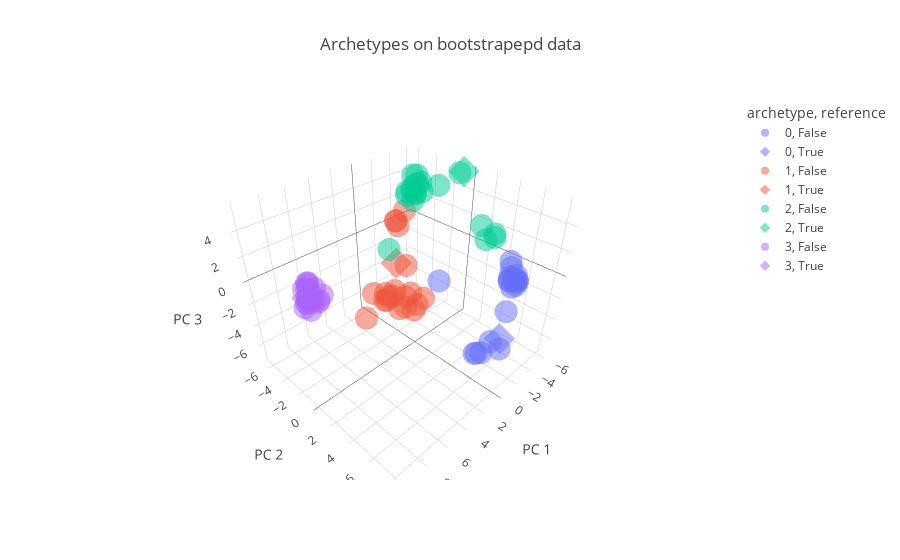

Notebook code for this chart:
### Markdown cell above
## Advanced Topics

### Accessing the Stability of the Archetypes

To assess the stability of the archetypes, we apply bootstrapping. For efficiency, we generate five resampled datasets and perform Archetypal Analysis (AA) on each. By default, this function utilizes all available CPU cores, as indicated by the `n_jobs` argument, which is set to `-1`.

The results are stored in `adata.uns["AA_bootstrap"]` and can be visualized (at least for the first 3 principal components) using plotly.

### Code cell
bootstrap_aa(adata=adata, n_bootstrap=20, n_archetypes=4)

plot_bootstrap = plot_bootstrap_aa(adata)
plot_bootstrap.show()

### Figure 1 — Plotly figure (JSON) as saved in the notebook; plotly's stock layout.template omitted (floating-point values rounded to 4 significant figures)
{"data": [{"customdata": [[1, 0, false], [2, 0, false], [3, 0, false], [4, 0, false], [5, 0, false], [6, 0, false], [7, 0, false], [8, 0, false], [9, 0, false], [10, 0, false], [11, 0, false], [12, 0, false], [13, 0, false], [14, 0, false], [15, 0, false], [16, 0, false], [17, 0, false], [18, 0, false], [19, 0, false], [20, 0, false]], "hovertemplate": "archetype=%{customdata[1]}<br>reference=%{customdata[2]}<br>PC 1=%{x}<br>PC 2=%{y}<br>PC 3=%{z}<br>iter=%{customdata[0]}<extra></extra>", "legendgroup": "0, False", "marker": {"color": "#636efa", "opacity": 0.5, "symbol": "circle"}, "mode": "markers", "name": "0, False", "scene": "scene", "showlegend": true, "type": "scatter3d", "x": [-3.506, -2.119, -0.2509, -3.221, -3.282, -2.788, -3.044, -1.542, 0.5983, -2.19, -1.21, -3.165, -2.025, 0.6048, -3.037, -3.41, -2.369, -2.358, -3.084, -3.093], "y": [6.553, 7.13, 7.082, 6.135, 6.377, 6.968, 6.151, 5.619, 2.805, 4.775, 7.433, 6.199, 4.686, 8.376, 6.265, 6.426, 7.18, 7.273, 6.705, 6.217], "z": [-0.4391, 1.087, -3.431, 0.2271, -0.5648, 0.6063, 1.624, -6.313, 0.1182, -7.344, -1.076, 1.084, -7.324, -2.742, 0.1028, 0.0384, 0.676, 0.8333, 0.7025, -0.03325]}, {"customdata": [[0, 0, true]], "hovertemplate": "archetype=%{customdata[1]}<br>reference=%{customdata[2]}<br>PC 1=%{x}<br>PC 2=%{y}<br>PC 3=%{z}<br>iter=%{customdata[0]}<extra></extra>", "legendgroup": "0, True", "marker": {"color": "#636efa", "opacity": 0.5, "symbol": "diamond"}, "mode": "markers", "name": "0, True", "scene": "scene", "showlegend": true, "type": "scatter3d", "x": [-0.2125], "y": [7.824], "z": [-2.654]}, {"customdata": [[1, 1, false], [2, 1, false], [3, 1, false], [4, 1, false], [5, 1, false], [6, 1, false], [7, 1, false], [8, 1, false], [9, 1, false], [10, 1, false], [11, 1, false], [12, 1, false], [13, 1, false], [14, 1, false], [15, 1, false], [16, 1, false], [17, 1, false], [18, 1, false], [19, 1, false], [20, 1, false]], "hovertemplate": "archetype=%{customdata[1]}<br>reference=%{customdata[2]}<br>PC 1=%{x}<br>PC 2=%{y}<br>PC 3=%{z}<br>iter=%{customdata[0]}<extra></extra>", "legendgroup": "1, False", "marker": {"color": "#EF553B", "opacity": 0.5, "symbol": "circle"}, "mode": "markers", "name": "1, False", "scene": "scene", "showlegend": true, "type": "scatter3d", "x": [0.02893, -1.013, -4.363, 0.5518, 0.974, -0.3091, -1.756, -4.06, 2.914, -4.966, -0.8212, -0.6344, -3.963, -3.014, 0.1015, -0.4271, -1.863, -2.367, -0.9158, -0.1025], "y": [-3.54, -1.159, -6.496, -3.088, -3.98, -2.179, -1.515, -6.497, -2.732, -6.245, -3.271, -1.796, -6.316, -4.103, -3.298, -3.115, -2.383, -1.335, -2.104, -3.325], "z": [-4.466, -5.528, -0.7187, -4.683, -4.222, -5.554, -5.519, -0.1376, -5.063, 0.6667, -4.464, -5.358, -0.0002989, -3.264, -5.079, -4.761, -4.8, -5.069, -4.528, -4.751]}, {"customdata": [[0, 1, true]], "hovertemplate": "archetype=%{customdata[1]}<br>reference=%{customdata[2]}<br>PC 1=%{x}<br>PC 2=%{y}<br>PC 3=%{z}<br>iter=%{customdata[0]}<extra></extra>", "legendgroup": "1, True", "marker": {"color": "#EF553B", "opacity": 0.5, "symbol": "diamond"}, "mode": "markers", "name": "1, True", "scene": "scene", "showlegend": true, "type": "scatter3d", "x": [-2.606], "y": [-4.906], "z": [-3.191]}, {"customdata": [[1, 2, false], [2, 2, false], [3, 2, false], [4, 2, false], [5, 2, false], [6, 2, false], [7, 2, false], [8, 2, false], [9, 2, false], [10, 2, false], [11, 2, false], [12, 2, false], [13, 2, false], [14, 2, false], [15, 2, false], [16, 2, false], [17, 2, false], [18, 2, false], [19, 2, false], [20, 2, false]], "hovertemplate": "archetype=%{customdata[1]}<br>reference=%{customdata[2]}<br>PC 1=%{x}<br>PC 2=%{y}<br>PC 3=%{z}<br>iter=%{customdata[0]}<extra></extra>", "legendgroup": "2, False", "marker": {"color": "#00cc96", "opacity": 0.5, "symbol": "circle"}, "mode": "markers", "name": "2, False", "scene": "scene", "showlegend": true, "type": "scatter3d", "x": [-5.141, -5.452, -3.784, -5.523, -4.918, -4.794, -4.988, -3.421, 0.4924, -2.521, -5.969, -5.241, -3.389, -5.88, -5.562, -5.443, -4.957, -4.407, -4.74, -5.218], "y": [-4.983, -5.423, 3.398, -5.456, -4.115, -5.067, -5.349, 3.161, -2.446, 4.946, -3.253, -5.603, 4.366, -1.088, -4.908, -5.358, -4.706, -5.459, -5.719, -5.519], "z": [4.221, 2.304, 1.957, 2.383, 3.08, 2.021, 2.791, 3.155, 0.4808, 3.241, 3.582, 2.915, 2.94, 5.289, 3.487, 3.26, 3.591, 2.54, 2.669, 4.06]}, {"customdata": [[0, 2, true]], "hovertemplate": "archetype=%{customdata[1]}<br>reference=%{customdata[2]}<br>PC 1=%{x}<br>PC 2=%{y}<br>PC 3=%{z}<br>iter=%{customdata[0]}<extra></extra>", "legendgroup": "2, True", "marker": {"color": "#00cc96", "opacity": 0.5, "symbol": "diamond"}, "mode": "markers", "name": "2, True", "scene": "scene", "showlegend": true, "type": "scatter3d", "x": [-5.8], "y": [-0.6086], "z": [5.515]}, {"customdata": [[1, 3, false], [2, 3, false], [3, 3, false], [4, 3, false], [5, 3, false], [6, 3, false], [7, 3, false], [8, 3, false], [9, 3, false], [10, 3, false], [11, 3, false], [12, 3, false], [13, 3, false], [14, 3, false], [15, 3, false], [16, 3, false], [17, 3, false], [18, 3, false], [19, 3, false], [20, 3, false]], "hovertemplate": "archetype=%{customdata[1]}<br>reference=%{customdata[2]}<br>PC 1=%{x}<br>PC 2=%{y}<br>PC 3=%{z}<br>iter=%{customdata[0]}<extra></extra>", "legendgroup": "3, False", "marker": {"color": "#ab63fa", "opacity": 0.5, "symbol": "circle"}, "mode": "markers", "name": "3, False", "scene": "scene", "showlegend": true, "type": "scatter3d", "x": [9.638, 8.998, 8.8, 9.338, 9.389, 9.726, 9.472, 9.123, 9.831, 8.383, 9.216, 9.581, 8.578, 8.994, 9.765, 9.867, 9.594, 9.142, 9.959, 9.943], "y": [0.6218, -0.8251, -0.5701, 0.5726, 1.404, -0.04392, -0.2418, -0.5506, 0.644, -0.7329, -0.2931, 0.22, -0.3541, -0.9304, 0.8073, 0.469, -0.1787, -0.2915, 0.1962, 0.5709], "z": [2.118, 2.264, 0.8799, 2.702, 2.668, 2.534, 1.672, 0.3263, 3.247, 0.5004, 2.626, 2.379, 0.9746, 1.764, 2.485, 2.114, 1.358, 1.308, 1.394, 1.888]}, {"customdata": [[0, 3, true]], "hovertemplate": "archetype=%{customdata[1]}<br>reference=%{customdata[2]}<br>PC 1=%{x}<br>PC 2=%{y}<br>PC 3=%{z}<br>iter=%{customdata[0]}<extra></extra>", "legendgroup": "3, True", "marker": {"color": "#ab63fa", "opacity": 0.5, "symbol": "diamond"}, "mode": "markers", "name": "3, True", "scene": "scene", "showlegend": true, "type": "scatter3d", "x": [9.461], "y": [-0.2606], "z": [1.629]}], "layout": {"legend": {"title": {"text": "archetype, reference"}, "tracegroupgap": 0}, "scene": {"domain": {"x": [0, 1], "y": [0, 1]}, "xaxis": {"title": {"text": "PC 1"}}, "yaxis": {"title": {"text": "PC 2"}}, "zaxis": {"title": {"text": "PC 3"}}}, "title": {"text": "Archetypes on bootstrapepd data"}}}
